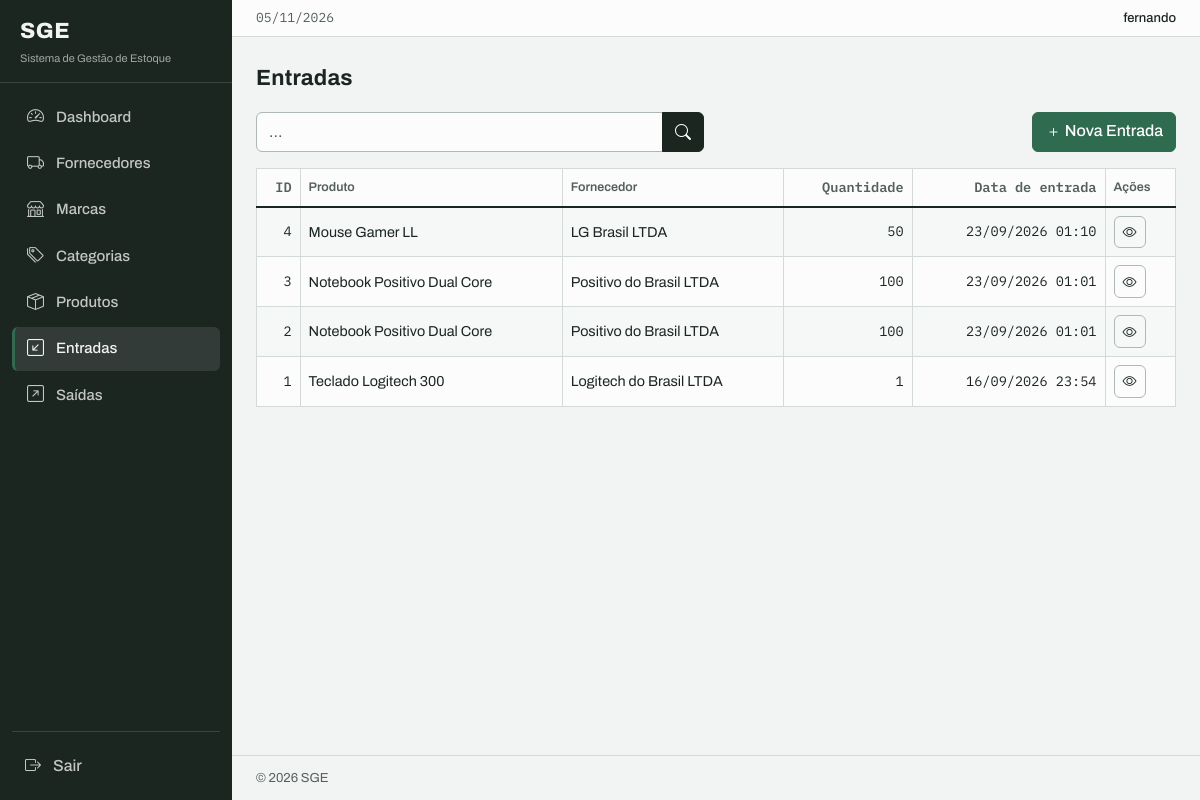
The app's page /inflows/list/ (signed in) with its own data.
### inflows/models.py (models this page shows, shortened)
class Inflow(models.Model):
    supplier = models.ForeignKey(
        Supplier, on_delete=models.PROTECT, related_name="inflows"
    )
    product = models.ForeignKey(
        Product, on_delete=models.PROTECT, related_name="inflows"
    )
    quantity = models.IntegerField()
    description = models.TextField(null=True, blank=True)
    created_at = models.DateTimeField(auto_now_add=True)
    updated_at = models.DateTimeField(auto_now=True)
    class Meta:
        ordering = ["-created_at"]

### products/models.py (models this page shows)
class Product(models.Model):
    title = models.CharField(max_length=500)
    category = models.ForeignKey(
        Category, on_delete=models.PROTECT, related_name="products"
    )
    brand = models.ForeignKey(Brand, on_delete=models.PROTECT, related_name="products")
    description = models.TextField(null=True, blank=True)
    serie_number = models.CharField(max_length=200, null=True, blank=True)
    cost_price = models.DecimalField(max_digits=20, decimal_places=2)
    selling_price = models.DecimalField(max_digits=20, decimal_places=2)
    quantity = models.IntegerField(default=0)
    created_at = models.DateTimeField(auto_now_add=True)
    updated_at = models.DateTimeField(auto_now=True)
    class Meta:
        ordering = ["title"]
    def __str__(self):
        return self.title

### suppliers/models.py (models this page shows)
class Supplier(models.Model):
    name = models.CharField(max_length=500)
    description = models.TextField(null=True, blank=True)
    created_at = models.DateTimeField(auto_now_add=True)
    updated_at = models.DateTimeField(auto_now=True)
    class Meta:
        ordering = ["name"]
    def __str__(self):
        return self.name

### inflows/views.py (the view)
# urls.py: path("inflows/list/", views.InflowListView.as_view(), name="inflow_list"),
class InflowListView(LoginRequiredMixin, PermissionRequiredMixin, ListView):
    model = models.Inflow
    template_name = "inflow_list.html"
    context_object_name = "inflows"
    paginate_by = 10
    permission_required = "inflows.view_inflow"
    def get_queryset(self):
        queryset = super().get_queryset()
        product = self.request.GET.get("product")
        if product:
            queryset = queryset.filter(product__icontains=product)
        return queryset

### app/context_processors.py (called while the page is built)
def static_versions(request):
    try:
        version = int(_CSS.stat().st_mtime)
    except OSError:
        version = 1
    return {"sge_css_v": version}

### inflows/templates/inflow_list.html (shortened to what this page needs)
{% extends 'base.html' %}
{% block content %}
<h1 class="sge-page-title">Entradas</h1>
<div class="row mb-3">
    <div class="col-md-6">
        <form method="get" action="{% url 'inflow_list' %}" role="search">
            <div class="input-group">
                <input type="text" class="form-control" name="product" placeholder="…" aria-label="Buscar por produto" value="{{ request.GET.name }}">
                <button type="submit" class="btn btn-primary" aria-label="Buscar">
                    <i class="bi bi-search" aria-hidden="true"></i>
                </button>
            </div>
        </form>
    </div>
    {% if perms.inflows.add_inflow %}
        <div class="col-md-6">
            <a href="{% url 'inflow_create' %}" class="btn btn-success float-end">
                <i class="bi bi-plus" aria-hidden="true"></i> Nova Entrada
            </a>
        </div>
    {% endif%}
</div>
<div class="table-responsive">
    <table class="table table-striped table-bordered">
        <thead>
            <tr>
                <th class="num" scope="col">ID</th>
                <th scope="col">Produto</th>
                <th scope="col">Fornecedor</th>
                <th class="num" scope="col">Quantidade</th>
                <th class="num" scope="col">Data de entrada</th>
                <th scope="col">Ações</th>
            </tr>
        </thead>
        <tbody>
            {% for inflow in inflows %}
            <tr>
                <td class="num">{{ inflow.id }}</td>
                <td>{{ inflow.product }}</td>
                <td>{{ inflow.supplier }}</td>
                <td class="num">{{ inflow.quantity }}</td>
                <td class="num">{{ inflow.created_at|date:'d/m/Y H:i' }}</td>
                <td>
                    <a href="{% url 'inflow_detail' inflow.id %}" class="btn btn-info btn-sm" aria-label="Ver detalhes da entrada {{ inflow.id }}">
                        <i class="bi bi-eye" aria-hidden="true"></i>
                    </a>
                </td>
            </tr>
            {% empty %}
            <tr><td colspan="6" class="text-center py-4 text-secondary">Nenhum registro para mostrar.</td></tr>
        {% endfor %}
        </tbody>
    </table>
</div>
{% endblock %}

### app/templates/components/_header.html (shortened to what this page needs)
<header class="sge-topbar">
  <span class="sge-topbar-date" aria-label="Data de hoje">{% now 'd/m/Y' %}</span>
  <span class="sge-topbar-user">{{ user.username }}</span>
</header>

### app/static/css/sge.css (style rules this page uses)
:root { color-scheme: light; --sge-paper: #F2F4F3; --sge-paper-raised: #FBFCFB; --sge-ink: #1C2621; --sge-ink-soft: #55605A; --sge-line: #D4DBD6; --sge-line-strong: #AEB9B2; --sge-in: #2E6B4F; --sge-in-soft: #E3EFE8; --sge-out: #C4341B; --sge-out-soft: #F9E9E4; --sge-amber: #906000; --sge-amber-soft: #F7EFDD; --sge-radius: 6px; --bs-body-bg: var(--sge-paper); --bs-body-color: var(--sge-ink); --bs-body-font-family: "Archivo", system-ui, -apple-system, sans-serif; --bs-body-font-size: 0.9375rem; --bs-body-line-height: 1.55; --bs-border-color: var(--sge-line); --bs-link-color: var(--sge-in); --bs-link-hover-color: #21503B; --bs-emphasis-color: var(--sge-ink); }
body { font-feature-settings: "tnum" 1; -webkit-tap-highlight-color: rgba(28, 38, 33, 0.08); }
.btn, .sge-nav .nav-link, .sge-nav .sge-nav-exit .btn-link { touch-action: manipulation; }
.sge-topbar { display: flex; align-items: center; gap: 1rem; padding: 0.5rem 1.5rem; border-bottom: 1px solid var(--sge-line); background: var(--sge-paper-raised); font-size: 0.8125rem; color: var(--sge-ink-soft); }
.sge-topbar .sge-topbar-date { font-family: "IBM Plex Mono", monospace; font-size: 0.8125rem; }
.sge-topbar .sge-topbar-user { margin-left: auto; color: var(--sge-ink); font-weight: 500; }
.sge-page-title { font-weight: 700; font-stretch: 112%; font-size: 1.375rem; letter-spacing: 0.01em; margin: 0 0 1.25rem; text-wrap: balance; }
.table { --bs-table-bg: var(--sge-paper-raised); --bs-table-striped-bg: #F5F8F6; --bs-table-striped-color: var(--sge-ink); --bs-table-hover-bg: var(--sge-in-soft); --bs-table-hover-color: var(--sge-ink); margin-bottom: 1.25rem; font-size: 0.9rem; }
.table thead th { font-size: 0.78rem; font-weight: 600; color: var(--sge-ink-soft); border-bottom: 2px solid var(--sge-ink); white-space: nowrap; }
.table td { border-color: var(--sge-line); vertical-align: middle; }
.table th.num, .table td.num { text-align: right; font-family: "IBM Plex Mono", monospace; font-size: 0.85rem; }
.btn { --bs-btn-border-radius: var(--sge-radius); --bs-btn-font-weight: 500; font-family: inherit; }
.btn-primary { --bs-btn-bg: var(--sge-ink); --bs-btn-border-color: var(--sge-ink); --bs-btn-hover-bg: #2C3A33; --bs-btn-hover-border-color: #2C3A33; --bs-btn-active-bg: #2C3A33; --bs-btn-active-border-color: #2C3A33; --bs-btn-disabled-bg: var(--sge-ink); --bs-btn-disabled-border-color: var(--sge-ink); }
.btn-success { --bs-btn-bg: var(--sge-in); --bs-btn-border-color: var(--sge-in); --bs-btn-hover-bg: #25583F; --bs-btn-hover-border-color: #25583F; --bs-btn-active-bg: #25583F; --bs-btn-active-border-color: #25583F; --bs-btn-disabled-bg: var(--sge-in); --bs-btn-disabled-border-color: var(--sge-in); }
.btn-info { --bs-btn-color: var(--sge-ink); --bs-btn-bg: transparent; --bs-btn-border-color: var(--sge-line-strong); --bs-btn-hover-color: var(--sge-ink); --bs-btn-hover-bg: var(--sge-paper); --bs-btn-hover-border-color: var(--sge-ink-soft); --bs-btn-active-color: var(--sge-ink); --bs-btn-active-bg: var(--sge-line); --bs-btn-active-border-color: var(--sge-ink-soft); --bs-btn-disabled-color: var(--sge-ink-soft); --bs-btn-disabled-bg: transparent; --bs-btn-disabled-border-color: var(--sge-line); }
.form-control, .form-select { --bs-border-radius: var(--sge-radius); border-color: var(--sge-line-strong); background-color: var(--sge-paper-raised); }
.bi { vertical-align: -0.125em; }

### records on screen
Inflow: id "4", product "Mouse Gamer LL", supplier "LG Brasil LTDA", quantity "50", created_at "23/09/2026 01:10"
Inflow: id "3", product "Notebook Positivo Dual Core", supplier "Positivo do Brasil LTDA", quantity "100", created_at "23/09/2026 01:01"
Inflow: id "2", product "Notebook Positivo Dual Core", supplier "Positivo do Brasil LTDA", quantity "100", created_at "23/09/2026 01:01"
Inflow: id "1", product "Teclado Logitech 300", supplier "Logitech do Brasil LTDA", quantity "1", created_at "16/09/2026 23:54"

### other values on screen
{{ user.username }} "fernando"
